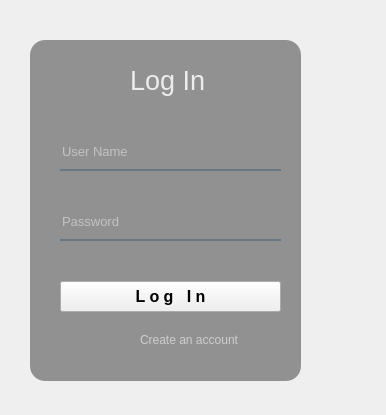
<?xml version="1.0" encoding="UTF-8"?>
<ui version="4.0">
 <class>Form</class>
 <widget class="QWidget" name="Form">
  <property name="geometry">
   <rect>
    <x>0</x>
    <y>0</y>
    <width>386</width>
    <height>415</height>
   </rect>
  </property>
  <property name="windowTitle">
   <string>Form</string>
  </property>
  <widget class="QWidget" name="widget" native="true">
   <property name="geometry">
    <rect>
     <x>20</x>
     <y>20</y>
     <width>301</width>
     <height>371</height>
    </rect>
   </property>
   <widget class="QLabel" name="label">
    <property name="geometry">
     <rect>
      <x>0</x>
      <y>10</y>
      <width>291</width>
      <height>361</height>
     </rect>
    </property>
    <property name="styleSheet">
     <string notr="true">border-image: url(:/images/background.png);
border-radius:20px;</string>
    </property>
    <property name="text">
     <string/>
    </property>
   </widget>
   <widget class="QLabel" name="label_2">
    <property name="geometry">
     <rect>
      <x>10</x>
      <y>20</y>
      <width>271</width>
      <height>341</height>
     </rect>
    </property>
    <property name="font">
     <font>
      <pointsize>20</pointsize>
     </font>
    </property>
    <property name="styleSheet">
     <string notr="true">background-color:rgba(0,0,0,100);
border-radius:15px;</string>
    </property>
    <property name="text">
     <string/>
    </property>
   </widget>
   <widget class="QLabel" name="label_3">
    <property name="geometry">
     <rect>
      <x>110</x>
      <y>40</y>
      <width>81</width>
      <height>41</height>
     </rect>
    </property>
    <property name="font">
     <font>
      <pointsize>20</pointsize>
     </font>
    </property>
    <property name="styleSheet">
     <string notr="true">color:rgba(255,255,255,210)</string>
    </property>
    <property name="text">
     <string>Log In</string>
    </property>
   </widget>
   <widget class="QLineEdit" name="lineEdit">
    <property name="geometry">
     <rect>
      <x>40</x>
      <y>120</y>
      <width>221</width>
      <height>31</height>
     </rect>
    </property>
    <property name="font">
     <font>
      <pointsize>10</pointsize>
     </font>
    </property>
    <property name="styleSheet">
     <string notr="true">background-color:rgba(0,0,0,0);
border:none;
border-bottom:2px solid rgba(105,118,132,255);
color:rgba(255,255,255,230);
padding-bottom:7px;</string>
    </property>
    <property name="placeholderText">
     <string>User Name</string>
    </property>
   </widget>
   <widget class="QLineEdit" name="lineEdit_2">
    <property name="geometry">
     <rect>
      <x>40</x>
      <y>190</y>
      <width>221</width>
      <height>31</height>
     </rect>
    </property>
    <property name="font">
     <font>
      <pointsize>10</pointsize>
     </font>
    </property>
    <property name="styleSheet">
     <string notr="true">background-color:rgba(0,0,0,0);
border:none;
border-bottom:2px solid rgba(105,118,132,255);
color:rgba(255,255,255,230);
padding-bottom:7px;</string>
    </property>
    <property name="text">
     <string/>
    </property>
    <property name="placeholderText">
     <string>Password</string>
    </property>
   </widget>
   <widget class="QPushButton" name="pushButton">
    <property name="geometry">
     <rect>
      <x>40</x>
      <y>261</y>
      <width>221</width>
      <height>31</height>
     </rect>
    </property>
    <property name="font">
     <font>
      <pointsize>12</pointsize>
      <weight>75</weight>
      <bold>true</bold>
     </font>
    </property>
    <property name="styleSheet">
     <string notr="true">QpushButtons #pushButtons{

color:rgba(255,255,255,210);
border-radius:5px;

}

QpushButtons #pushButtons :hover{

color:rgba(255,255,255,210);
border-radius:5px;

}

QpushButtons #pushButtons :pressed{
padding-left:5px;
padding-top:5px;
background-color:rgba(105,118,132,200); 

}</string>
    </property>
    <property name="text">
     <string>L o g   I n</string>
    </property>
   </widget>
   <widget class="QLabel" name="label_4">
    <property name="geometry">
     <rect>
      <x>120</x>
      <y>310</y>
      <width>111</width>
      <height>20</height>
     </rect>
    </property>
    <property name="styleSheet">
     <string notr="true">color: rgba(255,255,255,140)</string>
    </property>
    <property name="text">
     <string>Create an account</string>
    </property>
   </widget>
  </widget>
 </widget>
 <resources>
  <include location="../../Downloads/res.qrc"/>
 </resources>
 <connections/>
</ui>
